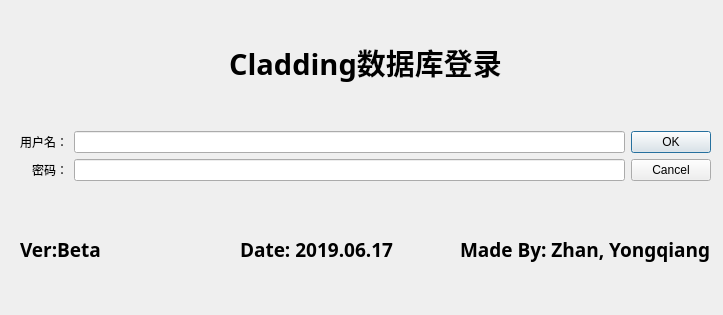
<?xml version="1.0" encoding="UTF-8"?>
<ui version="4.0">
 <class>Dialog</class>
 <widget class="QDialog" name="Dialog">
  <property name="geometry">
   <rect>
    <x>0</x>
    <y>0</y>
    <width>723</width>
    <height>315</height>
   </rect>
  </property>
  <property name="windowTitle">
   <string>Dialog</string>
  </property>
  <widget class="QWidget" name="verticalLayoutWidget">
   <property name="geometry">
    <rect>
     <x>20</x>
     <y>0</y>
     <width>691</width>
     <height>311</height>
    </rect>
   </property>
   <layout class="QVBoxLayout" name="verticalLayout">
    <item>
     <widget class="QLabel" name="label">
      <property name="minimumSize">
       <size>
        <width>0</width>
        <height>100</height>
       </size>
      </property>
      <property name="baseSize">
       <size>
        <width>0</width>
        <height>100</height>
       </size>
      </property>
      <property name="font">
       <font>
        <family>Agency FB</family>
        <pointsize>22</pointsize>
        <weight>75</weight>
        <bold>true</bold>
       </font>
      </property>
      <property name="text">
       <string>Cladding数据库登录</string>
      </property>
      <property name="alignment">
       <set>Qt::AlignCenter</set>
      </property>
     </widget>
    </item>
    <item>
     <layout class="QHBoxLayout" name="horizontalLayout">
      <item>
       <layout class="QVBoxLayout" name="verticalLayout_2">
        <item>
         <layout class="QVBoxLayout" name="verticalLayout_3">
          <item>
           <widget class="QLabel" name="label_2">
            <property name="text">
             <string>用户名：</string>
            </property>
            <property name="alignment">
             <set>Qt::AlignRight|Qt::AlignTrailing|Qt::AlignVCenter</set>
            </property>
           </widget>
          </item>
          <item>
           <widget class="QLabel" name="label_3">
            <property name="text">
             <string>密码：</string>
            </property>
            <property name="alignment">
             <set>Qt::AlignRight|Qt::AlignTrailing|Qt::AlignVCenter</set>
            </property>
           </widget>
          </item>
         </layout>
        </item>
       </layout>
      </item>
      <item>
       <layout class="QVBoxLayout" name="verticalLayout_4">
        <item>
         <widget class="QLineEdit" name="line_edit_user"/>
        </item>
        <item>
         <widget class="QLineEdit" name="line_edit_pwd"/>
        </item>
       </layout>
      </item>
      <item>
       <widget class="QDialogButtonBox" name="button_box">
        <property name="sizePolicy">
         <sizepolicy hsizetype="Fixed" vsizetype="Fixed">
          <horstretch>0</horstretch>
          <verstretch>0</verstretch>
         </sizepolicy>
        </property>
        <property name="orientation">
         <enum>Qt::Vertical</enum>
        </property>
        <property name="standardButtons">
         <set>QDialogButtonBox::Cancel|QDialogButtonBox::Ok</set>
        </property>
       </widget>
      </item>
     </layout>
    </item>
    <item>
     <layout class="QHBoxLayout" name="horizontalLayout_2">
      <item>
       <widget class="QLabel" name="label_4">
        <property name="font">
         <font>
          <family>Agency FB</family>
          <pointsize>14</pointsize>
          <weight>75</weight>
          <bold>true</bold>
         </font>
        </property>
        <property name="text">
         <string>Ver:Beta</string>
        </property>
       </widget>
      </item>
      <item>
       <widget class="QLabel" name="label_5">
        <property name="font">
         <font>
          <family>Agency FB</family>
          <pointsize>14</pointsize>
          <weight>75</weight>
          <bold>true</bold>
         </font>
        </property>
        <property name="text">
         <string>Date: 2019.06.17</string>
        </property>
       </widget>
      </item>
      <item>
       <widget class="QLabel" name="label_6">
        <property name="font">
         <font>
          <family>Agency FB</family>
          <pointsize>14</pointsize>
          <weight>75</weight>
          <bold>true</bold>
         </font>
        </property>
        <property name="text">
         <string>Made By: Zhan, Yongqiang</string>
        </property>
       </widget>
      </item>
     </layout>
    </item>
   </layout>
  </widget>
 </widget>
 <resources/>
 <connections>
  <connection>
   <sender>button_box</sender>
   <signal>accepted()</signal>
   <receiver>Dialog</receiver>
   <slot>accept()</slot>
   <hints>
    <hint type="sourcelabel">
     <x>248</x>
     <y>254</y>
    </hint>
    <hint type="destinationlabel">
     <x>157</x>
     <y>274</y>
    </hint>
   </hints>
  </connection>
  <connection>
   <sender>button_box</sender>
   <signal>rejected()</signal>
   <receiver>Dialog</receiver>
   <slot>reject()</slot>
   <hints>
    <hint type="sourcelabel">
     <x>316</x>
     <y>260</y>
    </hint>
    <hint type="destinationlabel">
     <x>286</x>
     <y>274</y>
    </hint>
   </hints>
  </connection>
 </connections>
</ui>
